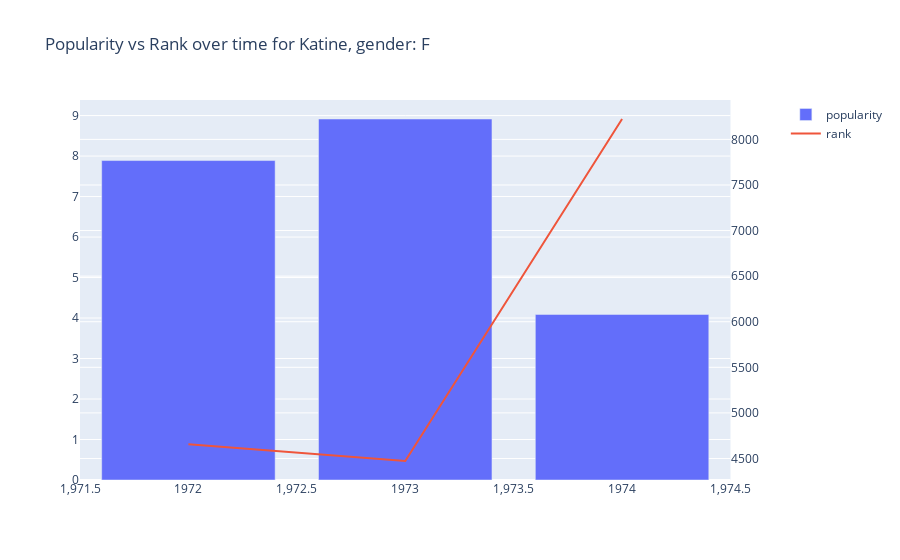

Notebook code cell kept with this figure:
### Code cell
popular_name('Katine', 'F')

### Figure 1 — Plotly figure (JSON) as saved in the notebook; plotly's stock layout.template omitted (floating-point values rounded to 4 significant figures)
{"data": [{"name": "popularity", "type": "bar", "x": [1972, 1973, 1974], "xaxis": "x", "y": [7.889, 8.915, 4.089], "yaxis": "y"}, {"mode": "lines", "name": "rank", "type": "scatter", "x": [1972, 1973, 1974], "xaxis": "x", "y": [4657, 4472.0, 8224.0], "yaxis": "y2"}], "layout": {"title": {"text": "Popularity vs Rank over time for Katine, gender: F"}, "xaxis": {"anchor": "y", "domain": [0, 0.94]}, "yaxis": {"anchor": "x", "domain": [0, 1]}, "yaxis2": {"anchor": "x", "overlaying": "y", "side": "right"}}}
